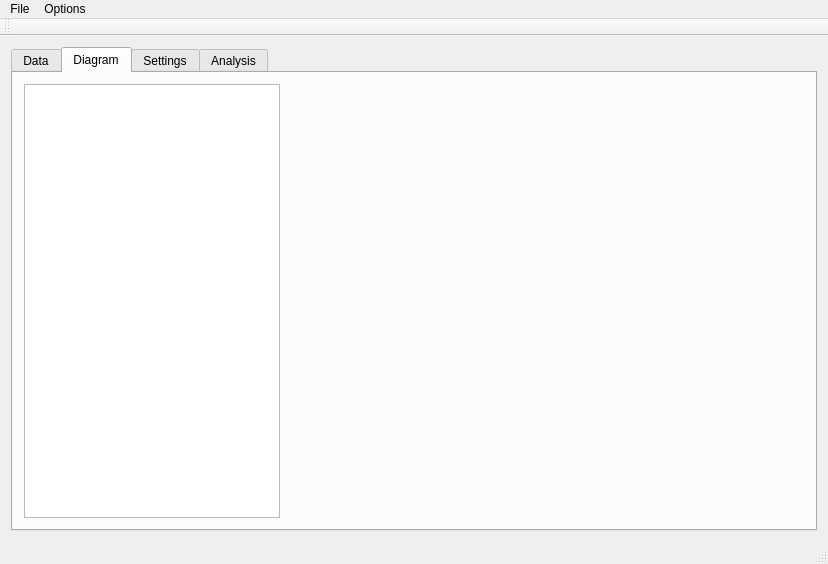
<?xml version="1.0" encoding="UTF-8"?>
<ui version="4.0">
 <class>MainWindow</class>
 <widget class="QMainWindow" name="MainWindow">
  <property name="geometry">
   <rect>
    <x>0</x>
    <y>0</y>
    <width>828</width>
    <height>564</height>
   </rect>
  </property>
  <property name="windowTitle">
   <string>MainWindow</string>
  </property>
  <widget class="QWidget" name="centralWidget">
   <layout class="QHBoxLayout" name="horizontalLayout">
    <item>
     <widget class="QTabWidget" name="tabWidget">
      <property name="currentIndex">
       <number>1</number>
      </property>
      <property name="tabBarAutoHide">
       <bool>true</bool>
      </property>
      <widget class="QWidget" name="tab_5">
       <attribute name="title">
        <string>Data</string>
       </attribute>
       <layout class="QGridLayout" name="gridLayout"/>
      </widget>
      <widget class="QWidget" name="tab_2">
       <attribute name="title">
        <string>Diagram</string>
       </attribute>
       <layout class="QGridLayout" name="gridLayout_2">
        <item row="0" column="0">
         <layout class="QFormLayout" name="formLayout">
          <item row="0" column="0">
           <widget class="QTableView" name="tableView"/>
          </item>
         </layout>
        </item>
        <item row="0" column="1">
         <layout class="QFormLayout" name="formLayout_2"/>
        </item>
       </layout>
      </widget>
      <widget class="QWidget" name="tab_3">
       <attribute name="title">
        <string>Settings</string>
       </attribute>
      </widget>
      <widget class="QWidget" name="tab_4">
       <attribute name="title">
        <string>Analysis</string>
       </attribute>
      </widget>
     </widget>
    </item>
   </layout>
  </widget>
  <widget class="QToolBar" name="mainToolBar">
   <attribute name="toolBarArea">
    <enum>TopToolBarArea</enum>
   </attribute>
   <attribute name="toolBarBreak">
    <bool>false</bool>
   </attribute>
  </widget>
  <widget class="QStatusBar" name="statusBar"/>
  <widget class="QMenuBar" name="menuBar">
   <property name="geometry">
    <rect>
     <x>0</x>
     <y>0</y>
     <width>828</width>
     <height>21</height>
    </rect>
   </property>
   <widget class="QMenu" name="menuOnderzoek_Delft">
    <property name="title">
     <string>File</string>
    </property>
    <addaction name="actionAdd_File"/>
    <addaction name="actionExit"/>
   </widget>
   <widget class="QMenu" name="menuOptions">
    <property name="title">
     <string>Options</string>
    </property>
    <addaction name="actionTest"/>
   </widget>
   <addaction name="menuOnderzoek_Delft"/>
   <addaction name="menuOptions"/>
  </widget>
  <action name="actionAdd_File">
   <property name="text">
    <string>Add File</string>
   </property>
  </action>
  <action name="actionTest">
   <property name="enabled">
    <bool>true</bool>
   </property>
   <property name="text">
    <string>Test</string>
   </property>
   <property name="visible">
    <bool>true</bool>
   </property>
  </action>
  <action name="actionExit">
   <property name="text">
    <string>Exit</string>
   </property>
  </action>
 </widget>
 <layoutdefault spacing="6" margin="11"/>
 <resources/>
 <connections/>
</ui>
